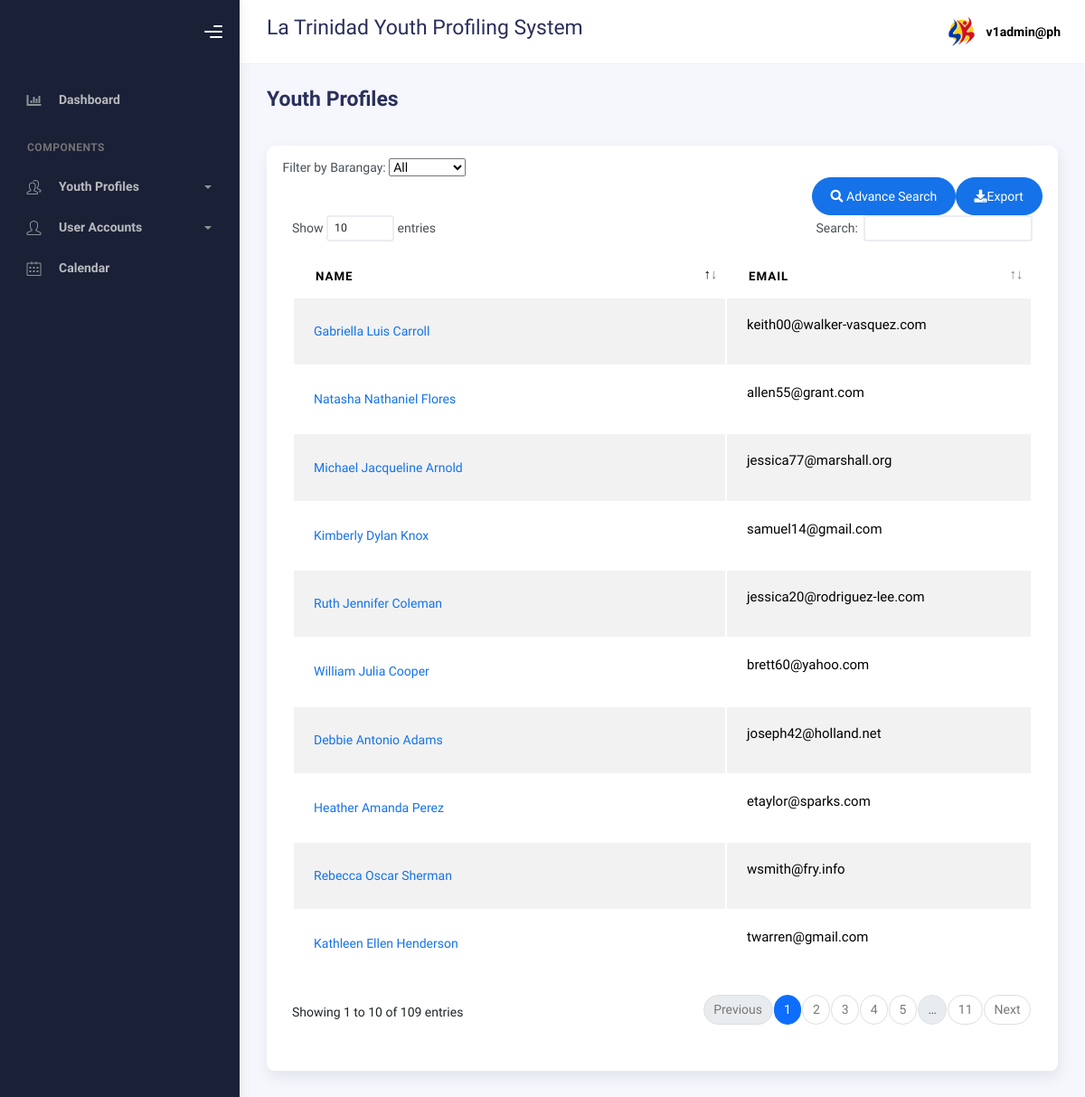
The app's page /admin/profiles.php (signed in), older data.
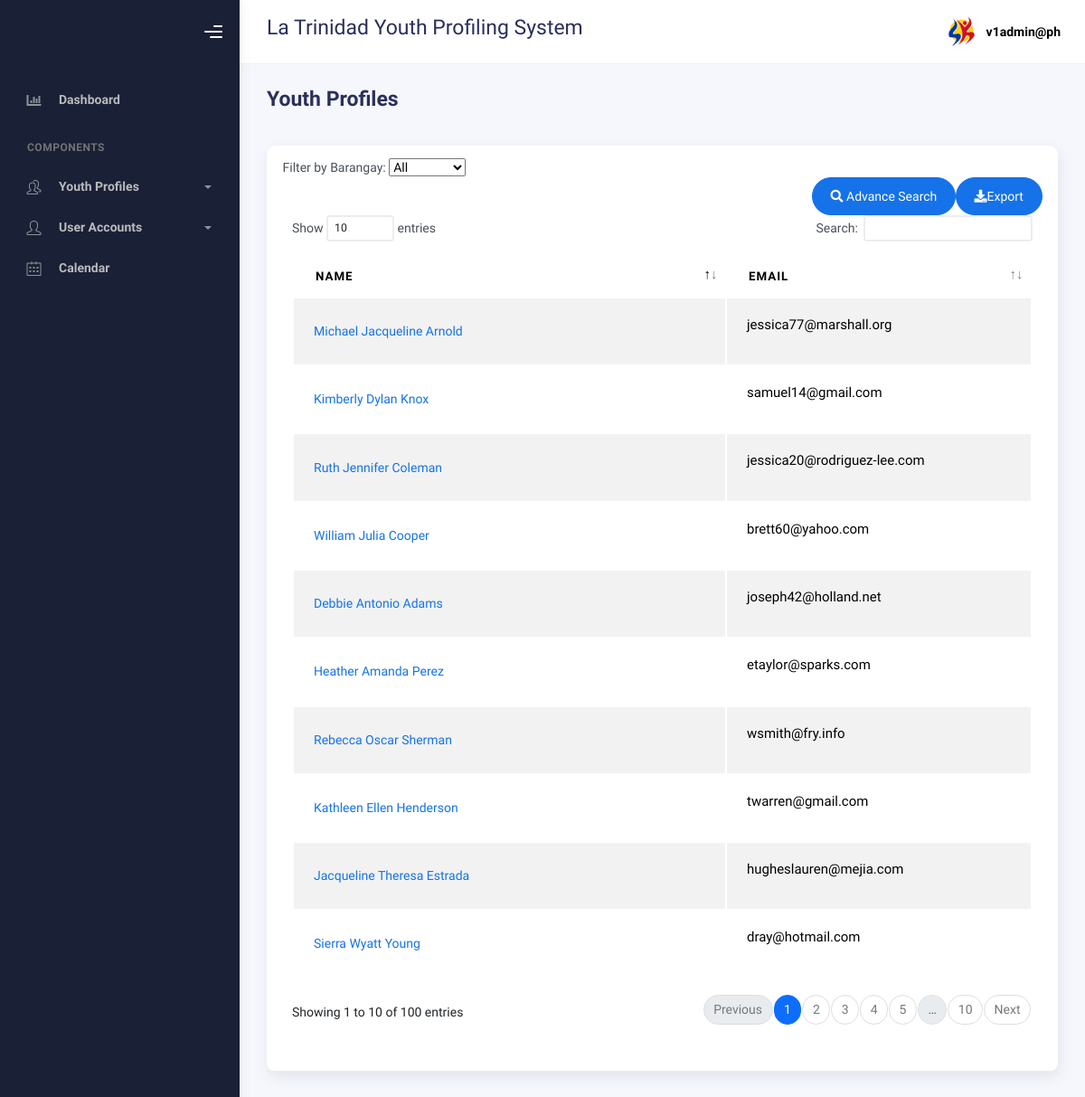
The same page, newer data.
### tables this page shows
CREATE TABLE `profiles` (
  `id` int(11) NOT NULL,
  `lname` varchar(100) DEFAULT NULL,
  `fname` varchar(100) DEFAULT NULL,
  `mname` varchar(100) DEFAULT NULL,
  `suffix` varchar(20) DEFAULT NULL,
  `region` varchar(100) DEFAULT NULL,
  `province` varchar(100) DEFAULT NULL,
  `municipality` varchar(100) DEFAULT NULL,
  `barangay` varchar(100) DEFAULT NULL,
  `sitio` varchar(50) DEFAULT NULL,
  `purok` varchar(100) DEFAULT NULL,
  `house_number` varchar(3) DEFAULT NULL,
  `sex` varchar(10) DEFAULT NULL,
  `age` int(11) DEFAULT NULL,
  `youth_with_needs` text DEFAULT NULL,
  `email` varchar(100) DEFAULT NULL,
  `birth_month` varchar(20) DEFAULT NULL,
  `birth_day` varchar(20) DEFAULT NULL,
  `birth_year` varchar(20) DEFAULT NULL,
  `contactnumber` varchar(20) DEFAULT NULL,
  `civil_status` varchar(20) DEFAULT NULL,
  `youth_classification` varchar(100) DEFAULT NULL,
  `age_group` varchar(50) DEFAULT NULL,
  `work_status` varchar(50) DEFAULT NULL,
  `educational_background` varchar(50) DEFAULT NULL,
  `register_sk_voter` varchar(50) DEFAULT NULL,
  `voted_last_election` varchar(3) DEFAULT NULL,
  `national_voter` varchar(50) DEFAULT NULL,
  `attended_kk` varchar(3) DEFAULT NULL,
  `times_attended_kk` int(11) DEFAULT NULL,
  `no_why` varchar(100) DEFAULT NULL,
  `date_created` varchar(50) DEFAULT NULL,
  `barangay_code` varchar(50) DEFAULT NULL
);

### admin/profiles.php (the view, shortened to what the changed rows need)
<?php
include ("../connection/conne.php");
$recordsPerPage = 10000;
$currentPage = isset($_GET['page']) ? (int)$_GET['page'] : 1;
$offset = ($currentPage - 1) * $recordsPerPage;
$sql = "SELECT * FROM profiles";
$sql .= " ORDER BY id DESC LIMIT $recordsPerPage OFFSET $offset";
$result = mysqli_query($conn, $sql);
?>
<!DOCTYPE html>
<html lang="en">
<head>
    <link rel="stylesheet" href="../bootstrap/assets/css/bootstrap.min.css" />
    <link rel="stylesheet" href="../bootstrap/assets/css/plugins.min.css" />
    <link rel="stylesheet" href="../bootstrap/assets/css/kaiadmin.min.css" />
</head>
<body>
<div class="wrapper">
    <div class="main-panel">
        <div class="container">
            <div class="page-inner">
                <div class="row">
                    <div class="col-md-12">
                        <div class="card">
                            <div class="card-header">
                                <div class="ms-auto">
                                    <div class="table-responsive">
                                        <form id="profilesForm" method="POST" action="delete_multiple.php">
                                            <table id="basic-datatables" class="display table table-striped table-hover dataTable"
                                                role="grid" aria-describedby="basic-datatables_info">
                                                <thead>
                                                    <tr role="row">
                                                        <th class="sorting_asc" tabindex="1" aria-controls="basic-datatables" rowspan="1"
                                                            colspan="1" aria-sort="ascending" aria-label="Name: activate to sort column descending"
                                                            style="width: 541.766px;">Name</th>
                                                        <th tabindex="2" aria-controls="basic-datatables" rowspan="1" colspan="1"
                                                            style="width: 365.516px;">Email</th>
                                                    </tr>
                                                </thead>
                                                <tbody>
                                                    <?php
                                                    if ($result && mysqli_num_rows($result) > 0) {
                                                        while ($row = mysqli_fetch_assoc($result)) {
                                                        $results[] = $row; ?>
                                                            <td>
                                                                <a href="#" class="profileNameLink" data-id="
                                                                <?= $row['id']; ?>" data-fullname="
                                                                <?= $row['fname'] . ' ' . $row['mname'] . ' ' . $row['lname']; ?>"
                                                                data-address="
                                                                <?= $row['house_number'] . ', ' . $row['purok'] . ', ' . $row['sitio'] . ' ' . $row['barangay'] . ', ' . $row['municipality'] . ', ' . $row['province'] . ', ' . $row['region']; ?>"
                                                                data-sex="
                                                                <?= $row['sex']; ?>" data-age="
                                                                <?= $row['age']; ?>" data-email="
                                                                <?= $row['email']; ?>" data-birthday="
                                                                <?= $row['birth_month'] . '/' . $row['birth_day'] . '/' . $row['birth_year']; ?>"
                                                                data-youth_with_needs="
                                                                <?= $row['youth_with_needs']; ?>" data-contact_number="
                                                                <?= $row['contactnumber']; ?>" data-civil_status="
                                                                <?= $row['civil_status']; ?>" data-age_group="
                                                                <?= $row['age_group']; ?>" data-educational_background="
                                                                <?= $row['educational_background']; ?>" data-youth_classification="
                                                                <?= $row['youth_classification']; ?>" data-work_status="
                                                                <?= $row['work_status']; ?>" data-national_voter="
                                                                <?= $row['national_voter']; ?>" data-register_sk_voter="
                                                                <?= $row['register_sk_voter']; ?>" data-voted_last_election="
                                                                <?= $row['voted_last_election']; ?>" data-times_attended="
                                                                <?= $row['times_attended_kk']; ?>" data-national_voter="
                                                                <?= $row['national_voter']; ?>" data-reason="
                                                                <?= $row['no_why']; ?>" data-bs-toggle="modal" data-bs-target="#modal-default">
                                                                <?= $row['fname'] . ' ' . $row['mname'] . ' ' . $row['lname']; ?> </a>
                                                            </td>
                                                            <td>
                                                                <p style="text-transform:lowercase"> <?= $row['email']; ?> </p>
                                                            </td>
                                                            </tr> <?php }
                                                    }
                                                    ?>
                                                </tbody>
                                            </table>
                                        </form>
                                    </div>
                                </div>
                            </div>
                        </div>
                    </div>
                </div>
            </div>
</body>
</html>

Row changes from the older to the newer data that the page shows:
removed profiles: fname "Gabriella", mname "Luis", lname "Carroll", email "keith00@walker-vasquez.com"
removed profiles: fname "Natasha", mname "Nathaniel", lname "Flores", email "allen55@grant.com"
added profiles: fname "Jacqueline", mname "Theresa", lname "Estrada", email "hugheslauren@mejia.com"
added profiles: fname "Sierra", mname "Wyatt", lname "Young", email "dray@hotmail.com"
Text that changed along with them:
text written by a page script: "Show entries Search: Showing 1 to 10 of 109 entries Previous 1 2 3 4 5 … 11 Next" → "Show entries Search: Showing 1 to 10 of 100 entries Previous 1 2 3 4 5 … 10 Next"
